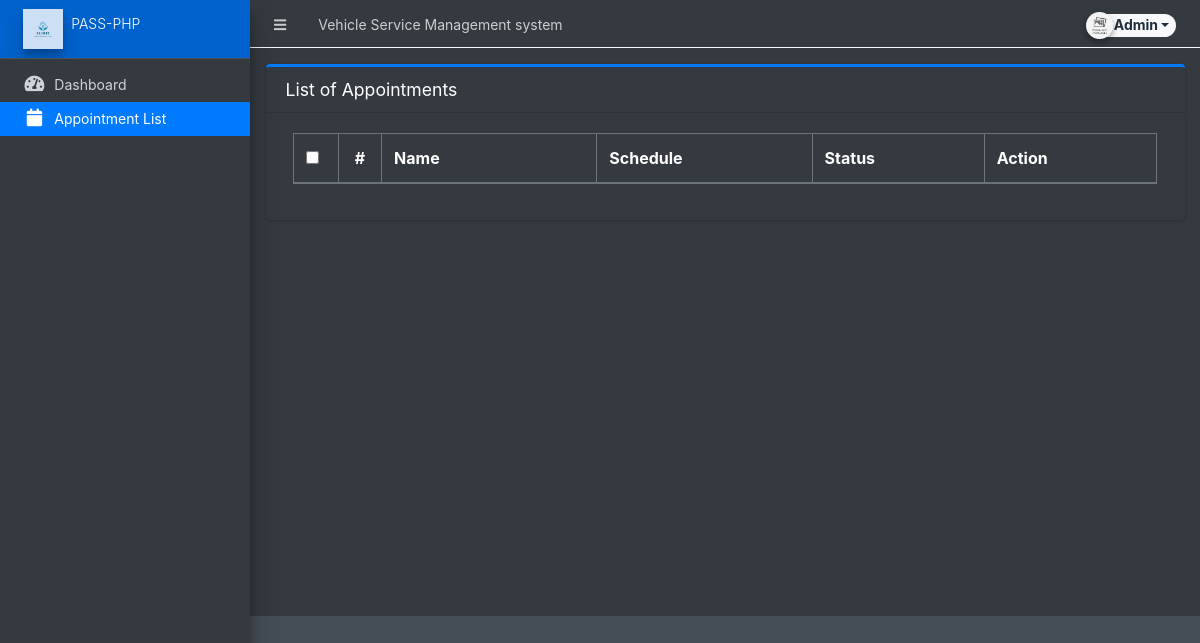
The app's page /admin/?page=appointments (signed in), older data.
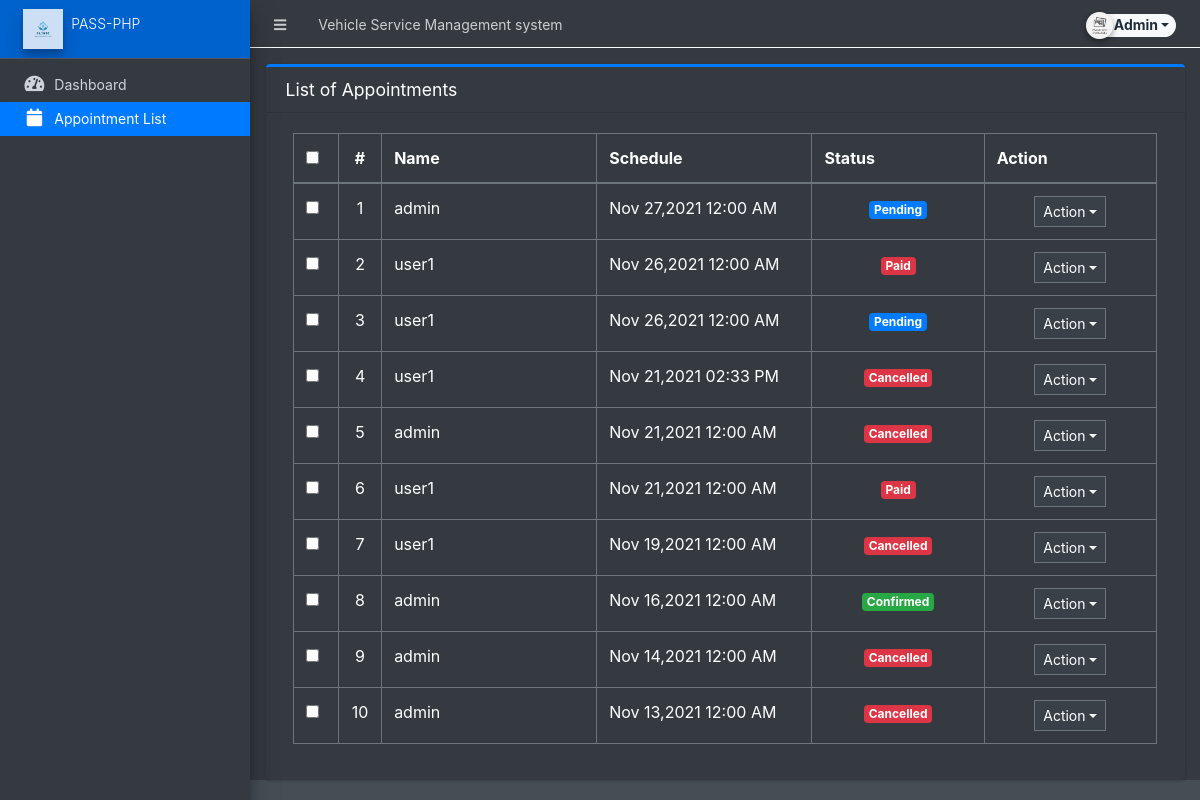
The same page, newer data.
### tables this page shows
CREATE TABLE `appointments` (
  `id` int(30) NOT NULL,
  `user_id` int(30) NOT NULL,
  `date_sched` datetime NOT NULL,
  `veh_model` varchar(50) NOT NULL,
  `veh_category` tinyint(1) NOT NULL DEFAULT 0,
  `veh_reg_no` varchar(20) NOT NULL,
  `status` tinyint(1) NOT NULL DEFAULT 0,
  `comments` text DEFAULT NULL,
  `contact` bigint(15) NOT NULL,
  `bill_amount` int(10) DEFAULT NULL,
  `date_created` datetime NOT NULL DEFAULT current_timestamp()
);

CREATE TABLE `users` (
  `id` int(11) NOT NULL,
  `firstname` varchar(100) NOT NULL,
  `lastname` varchar(100) NOT NULL,
  `email` varchar(50) NOT NULL,
  `password` varchar(255) NOT NULL,
  `user_type` int(5) NOT NULL DEFAULT 0,
  `created_on` datetime NOT NULL DEFAULT current_timestamp() ON UPDATE current_timestamp()
);

### admin/appointments/index.php (the view, shortened to what this page needs)
<div class="card card-outline card-primary">
	<div class="card-header">
		<h3 class="card-title">List of Appointments</h3>
	</div>
	<div class="card-body">
        <div class="container-fluid">
			<table class="table table-bordered table-stripped" id="indi-list">
				<colgroup>
					<col width="5%">
					<col width="5%">
					<col width="25%">
					<col width="25%">
					<col width="20%">
					<col width="20%">
				</colgroup>
				<thead>
					<tr>
						<td class="text-center"><div class="form-check">
								<input type="checkbox" class="form-check-input" id="selectAll">
							</div></td>
						<th class="text-center">#</th>
						<th>Name</th>
						<th>Schedule</th>
						<th>Status</th>
						<th>Action</th>
					</tr>
				</thead>
				<tbody>
					<?php
					$i = 1;
						$qry = $conn->query("SELECT u.*,a.date_sched,a.status,a.id as aid from `users` u inner join `appointments` a on u.id = a.user_id  order by unix_timestamp(a.date_sched) desc ");
						while($row = $qry->fetch_assoc()):
					?>
						<tr>
							<td class="text-center">
							<div class="form-check">
								<input type="checkbox" class="form-check-input invCheck" value="<?php echo $row['aid'] ?>">
							</div>
							</td>
							<td class="text-center"><?php echo $i++; ?></td>
							<td><?php echo $row['firstname'] ?></td>
							<td><?php echo date("M d,Y h:i A",strtotime($row['date_sched'])) ?></td>
							<td class="text-center">
								<?php
								switch($row['status']){
									case(0):
										echo '<span class="badge badge-primary">Pending</span>';
									break;
									case(1):
									echo '<span class="badge badge-success">Confirmed</span>';
									break;
									case(2):
										echo '<span class="badge badge-danger">Cancelled</span>';
										break;
									case(3):
										echo '<span class="badge badge-danger">Paid</span>';
										break;
                                }
								?>
							</td>
							<td align="center">
								 <button type="button" class="btn btn-flat btn-default btn-sm dropdown-toggle dropdown-icon" data-toggle="dropdown">
				                  		Action
				                  </button>
							</td>
						</tr>
					<?php endwhile; ?>
				</tbody>
			</table>
		</div>
	</div>
</div>

Row changes from the older to the newer data that the page shows:
added appointments: user.firstname "admin", date_sched "Nov 27,2021 12:00 AM", status "Pending"
added appointments: user.firstname "user1", date_sched "Nov 26,2021 12:00 AM", status "Paid"
added appointments: user.firstname "user1", date_sched "Nov 26,2021 12:00 AM", status "Pending"
added appointments: user.firstname "user1", date_sched "Nov 21,2021 02:33 PM", status "Cancelled"
added appointments: user.firstname "admin", date_sched "Nov 21,2021 12:00 AM", status "Cancelled"
added appointments: user.firstname "user1", date_sched "Nov 21,2021 12:00 AM", status "Paid"
added appointments: user.firstname "user1", date_sched "Nov 19,2021 12:00 AM", status "Cancelled"
added appointments: user.firstname "admin", date_sched "Nov 16,2021 12:00 AM", status "Confirmed"
added appointments: user.firstname "admin", date_sched "Nov 14,2021 12:00 AM", status "Cancelled"
added appointments: user.firstname "admin", date_sched "Nov 13,2021 12:00 AM", status "Cancelled"
